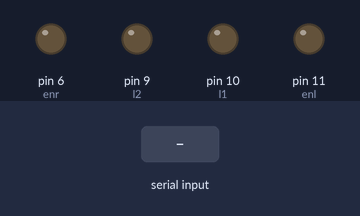
Simulated run of this sketch. Board: Arduino Uno, built with avr-gcc and run on an emulated ATmega328P. Parts: output pins drawn as LEDs (lit = HIGH). Inputs (shaded band) come from the test bench. Pins used as bus, display or sensor lines are not drawn.

Above: at 1.2 s.
1.3 s: "f\n" received over Serial
At 2.5 s:
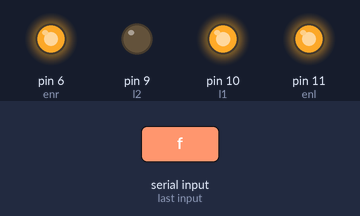
2.8 s: byte 98 ('b') received over Serial
At 3.8 s:
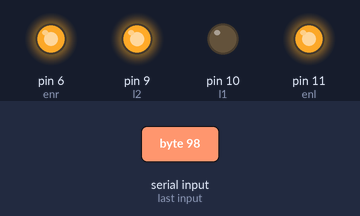
4.3 s: byte 108 ('l') received over Serial
At 5.1 s:
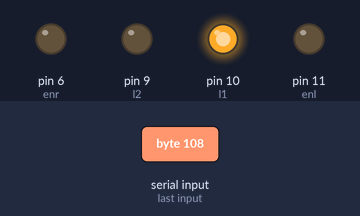
6.0 s: "F\n" received over Serial
At 7.2 s:
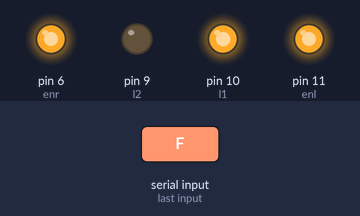
7.5 s: "b\n" received over Serial
At 8.5 s:
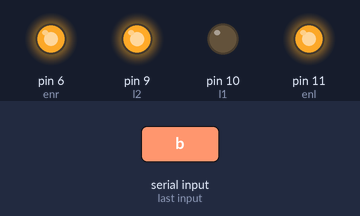
Timing chart, 0 to 10.0 s (numbered marks = the images above; inputs shaded):
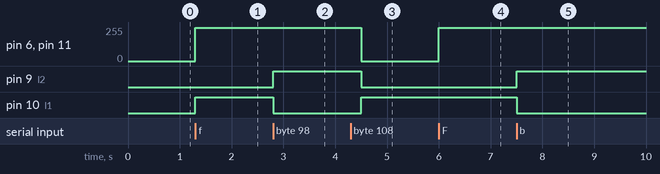

Measured:
- after the input at 1.3 s, pin 6 (enr), pin 11 (enl): 0/255 → 250/255 at once; pin 10 (l1): LOW → HIGH at once
- after the input at 2.8 s, pin 9 (l2): LOW → HIGH at once; pin 10 (l1): HIGH → LOW at once
- after the input at 4.3 s, pin 6 (enr), pin 11 (enl): 250/255 → 0/255 after 0.20 s; pin 9 (l2): HIGH → LOW after 0.20 s; pin 10 (l1): LOW → HIGH after 0.20 s
- after the input at 6.0 s, pin 6 (enr), pin 11 (enl): 0/255 → 250/255 at once
- after the input at 7.5 s, pin 9 (l2): LOW → HIGH at once; pin 10 (l1): HIGH → LOW at once

The sketch:

voice.Final.ino
```cpp
int l1=10,l2=9,enl=11,r1=4,r2=5,enr=6,fbdel=200,lrdel=200;
int i;


//SoftwareSerial bt(18,19);


String line,com;
char input[200];

void setup() {
  // put your setup code here, to run once:
  Serial.begin(9600);
  pinMode(l1,OUTPUT);
  pinMode(l2,OUTPUT);
  pinMode(enl,OUTPUT);
  pinMode(r1,OUTPUT);
  pinMode(r2,OUTPUT);
  pinMode(enr,OUTPUT);

}

void loop() {

    while(Serial.available()){
      char ch=Serial.read();
      if(ch=='f' || ch=='F')
      {
        //Serial.print("YES");
        move(250,250);
        delay(fbdel);
      }
      if(ch=='b'  || ch=='B')
      {
        //Serial.print("YES");
        move(-250,-250);
        delay(fbdel);
      }

      if(ch=='l'  || ch=='L')
      {
        //Serial.print("YES");
        move(-250,250);
        delay(fbdel);
        move(0,0);
      }

      if(ch=='r'  || ch=='R')
      {
        //Serial.print("YES");
        move(250,-250);
        delay(fbdel);
        move(0,0);
      }
      if(ch=='s'  || ch=='S')
      {
        //Serial.print("YES");
        move(0,0);
        delay(fbdel);
      }
    }


    /*
    if(line==com)
    {
      //Serial.print("YES");
      move(250,250);
      delay(fbdel);
    }
    /*
    else if(ch=='B')
    {
      //Serial.print(line);
      move(-250,-250);
      delay(fbdel);
    }
    else if(ch=='L')
    {
      //Serial.print(line);
      move(250,-250);
      delay(lrdel);
    }
    else if(ch=='R')
    {
      //Serial.print(line);
      move(-250,250);
      delay(lrdel);
    }
    */


}


String read_line() {  //block untill a line found, delimeter='\n'
  i=0;
  while(1) {
    while(Serial.available()==0);
    char ch=Serial.read();
    if(ch=='\n')
      break;
    else {
      input[i++]=ch;
    }
  }
  input[i]='\0';
  return String(input);
}


int move(int left,int right)
{

  if(left>=0)
  {
    digitalWrite(l1,1);
    digitalWrite(l2,0);
  }
  else if(left<0)
  {
    digitalWrite(l1,0);
    digitalWrite(l2,1);
    left=left*-1;
  }

  if(right>=0)
  {
    digitalWrite(r1,0);
    digitalWrite(r2,1);
  }
  else if(right<0)
  {
    digitalWrite(r1,1);
    digitalWrite(r2,0);
    right=right*-1;
  }

  analogWrite(enl,left);
  analogWrite(enr,right);
}
```
